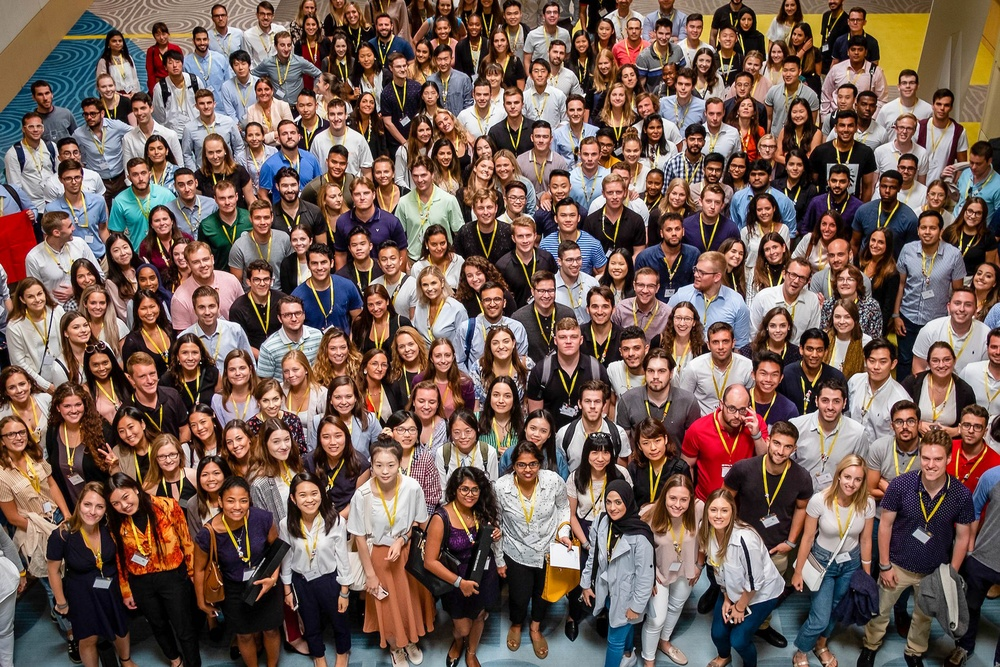
#> input picture example_images/face_detection/face_detection_1.jpg, 1000 x 667 px, shrunk from 3840 x 2560 before the run
$ python face_detection_image.py
#> lines starting #> are read from the running program, lines starting #| are printed output that depends on the picture; after the words box and inside, x2 and y2 are one past the last pixel; in counts of white or black regions, pixels touching at a corner belong together
import cv2
from os.path import dirname, abspath

exampleImagesDir = str(dirname(dirname(abspath(__file__))))+"/example_images/face_detection/"

demoNumber = 2
useEyeDetection = False

# massive group
if(demoNumber == 1):
    imageName = "face_detection_2.png"
# himym
else:
    imageName = "face_detection_1.jpg"

face_cascade = cv2.CascadeClassifier('haarcascades/haarcascade_frontalface_default.xml')
eye_cascade = cv2.CascadeClassifier('haarcascades/haarcascade_eye.xml')

img = cv2.imread(exampleImagesDir+imageName)
#> img is the input picture: shape (667, 1000, 3); mean B, G, R 85.5, 94.5, 117.4
gray = cv2.cvtColor(img, cv2.COLOR_BGR2GRAY)
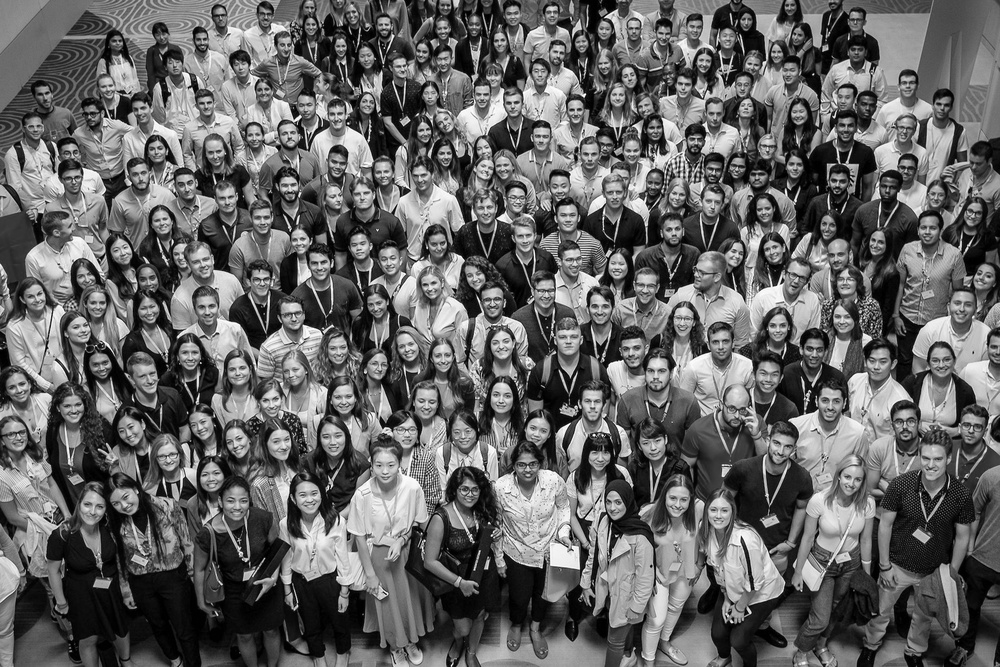
#> gray: shape (667, 1000); min 0, max 255, mean 100.3

faces = face_cascade.detectMultiScale(gray, 1.3, 5)
#> faces = 51 rows, first 6: [499, 93, 26, 26], [350, 184, 26, 26], [214, 187, 26, 26], [700, 192, 26, 26], [555, 205, 26, 26], [915, 217, 27, 27]
for (x,y,w,h) in faces:
    img = cv2.rectangle(img,(x,y),(x+w,y+h),(255,0,0),2)
    roi_gray = gray[y:y+h, x:x+w]
    roi_color = img[y:y+h, x:x+w]

    if(useEyeDetection):
        eyes = eye_cascade.detectMultiScale(roi_gray)
        for (ex,ey,ew,eh) in eyes:
            cv2.rectangle(roi_color,(ex,ey),(ex+ew,ey+eh),(0,255,0),2)
#> this loop made 51 passes
#> (x, y, w, h) on passes 1 to 12: (499, 93, 26, 26), (350, 184, 26, 26), (214, 187, 26, 26), (700, 192, 26, 26), (555, 205, 26, 26), (915, 217, 27, 27), (661, 219, 25, 25), (512, 227, 25, 25), (347, 234, 25, 25), (374, 247, 28, 28), (305, 253, 28, 28), (479, 289, 28, 28)
#> pass 1, `img = cv2.rectangle(img,(x,y),(x+w,y+h),(255,0,0),2)`:
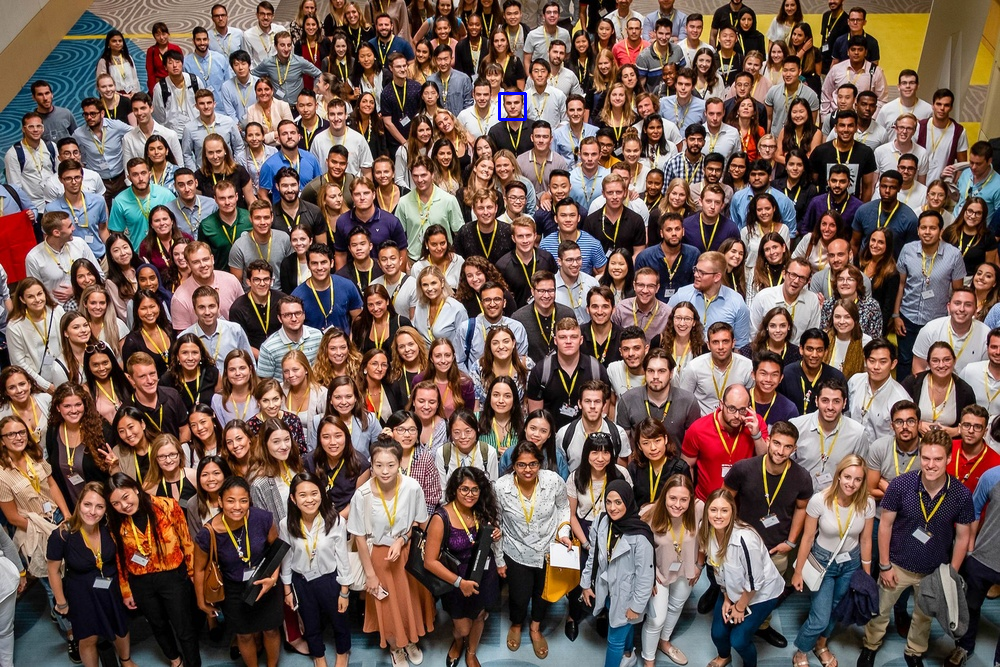
#> img: shape (667, 1000, 3); 0.05% of pixels changed, all inside (x1, y1, x2, y2) = (498, 92, 527, 121)
#> pass 1, `roi_color = img[y:y+h, x:x+w]`:
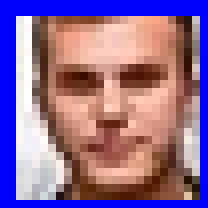
#> roi_color: shape (26, 26, 3) (shown 8 times larger); mean B, G, R 149.6, 106.2, 141
#> pass 2, `img = cv2.rectangle(img,(x,y),(x+w,y+h),(255,0,0),2)`:
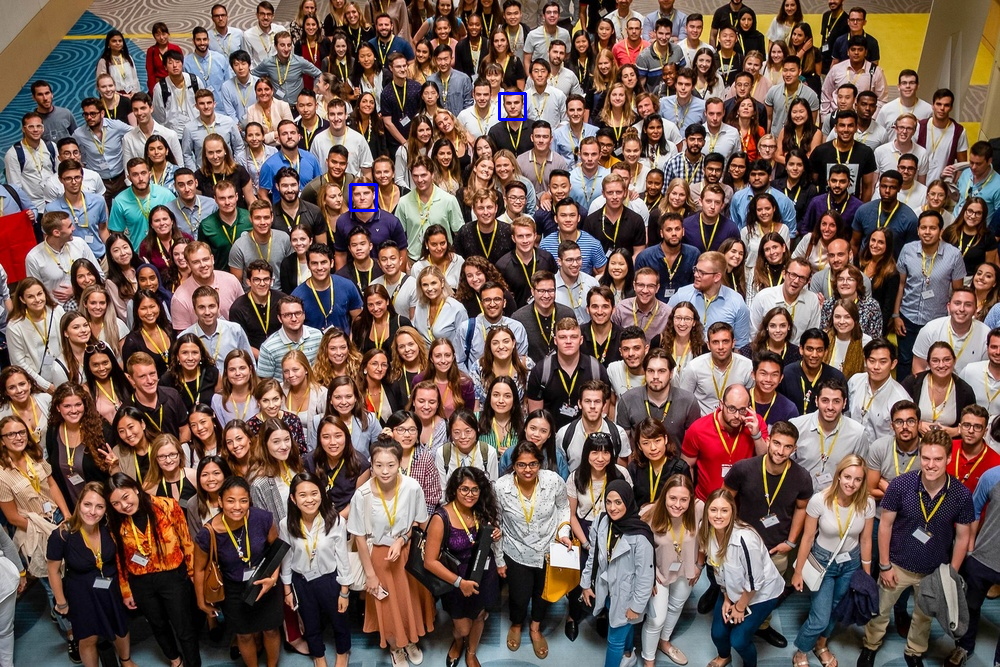
#> img: shape (667, 1000, 3); 0.05% of pixels changed, all inside (x1, y1, x2, y2) = (349, 183, 378, 212)
#> after the loop:
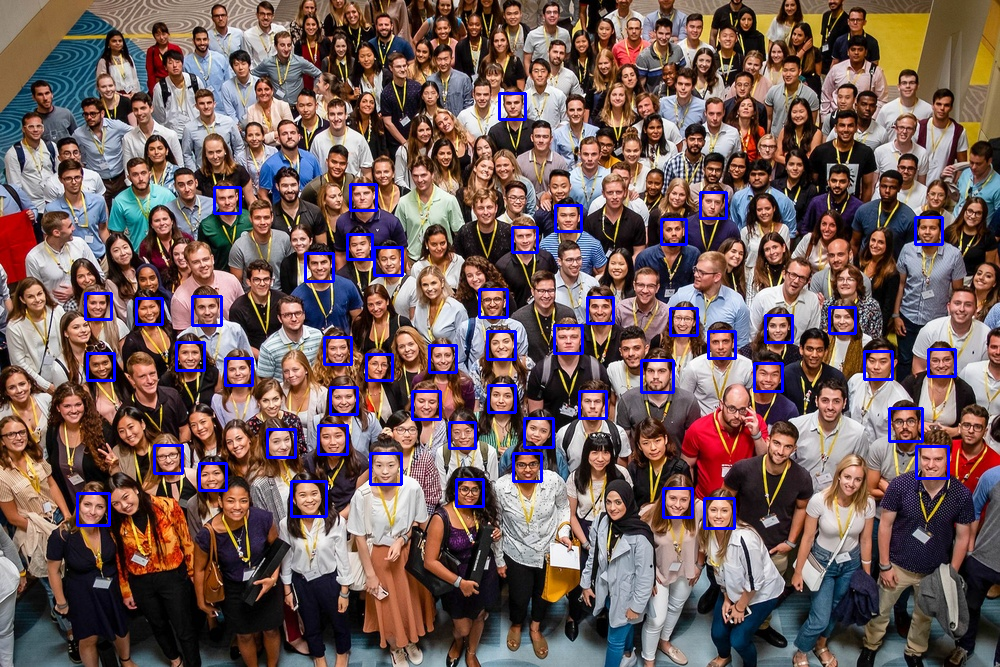
#> img: shape (667, 1000, 3); 2.42% of pixels changed, all inside (x1, y1, x2, y2) = (76, 186, 957, 530)
#> after the loop:
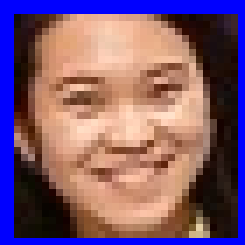
#> roi_color: shape (35, 35, 3) (shown 7 times larger); mean B, G, R 113, 89.5, 125.2
#> after the loop:
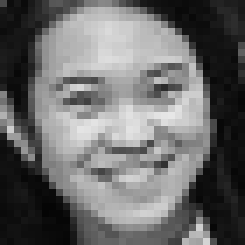
#> roi_gray: shape (35, 35) (shown 7 times larger); min 4, max 231, mean 106.3

cv2.imshow('img', img)
cv2.waitKey(0)
cv2.destroyAllWindows()
